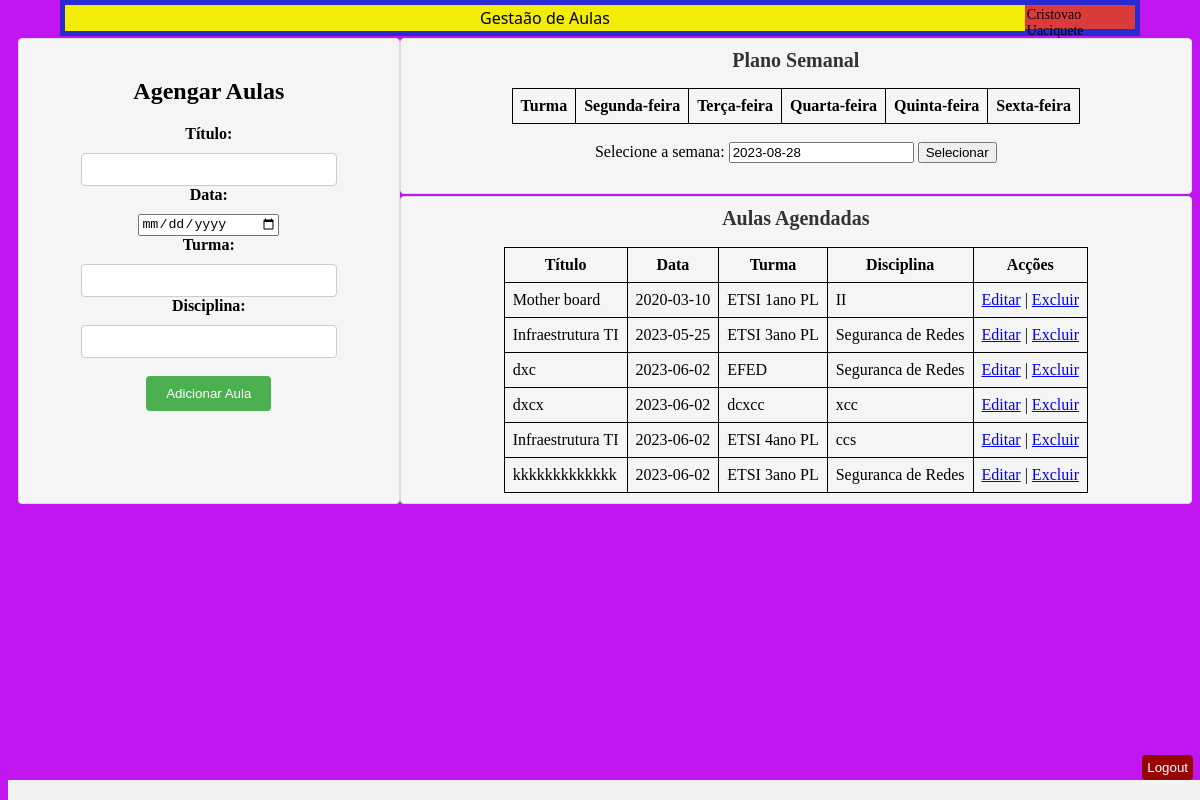
The page /index.php (signed in) on the database its author committed.
### tables this page shows
CREATE TABLE `aulas` (
  `aula_id` int NOT NULL AUTO_INCREMENT,
  `titulo` varchar(255) NOT NULL,
  `data` date NOT NULL,
  `turma` varchar(255) NOT NULL,
  `disciplina` varchar(255) NOT NULL,
  `id_professor` int NOT NULL,
  PRIMARY KEY (`aula_id`),
  KEY `fk_id_professor` (`id_professor`),
  CONSTRAINT `fk_id_professor` FOREIGN KEY (`id_professor`) REFERENCES `professor` (`id`)
);

### PHP/listar_aula.php (the view, shortened to what this page needs)
<?php
require_once 'conexao.php';
$id_professor = $_SESSION["id"];
$sql = "SELECT * FROM aulas WHERE id_professor = $id_professor";
$result = $conn->query($sql);
if ($result->num_rows > 0) {
    while ($row = $result->fetch_assoc()) {
        echo "<tr>";
        echo "<td>".$row["titulo"]."</td>";
        echo "<td>".$row["data"]."</td>";
        echo "<td>".$row["turma"]."</td>";
        echo "<td>".$row["disciplina"]."</td>";
        echo "<td><a href='PHP/editar_aula.php?aula_id=".$row["aula_id"]."'>Editar</a> | <a href='PHP/excluir_aula.php?aula_id=".$row["aula_id"]."'>Excluir</a></td>";
        echo "</tr>";
    }
} else {
    echo "<tr><td colspan='5'>Nenhuma aula encontrada.</td></tr>";
}
?>

### index.php (shortened to what this page needs)
<!DOCTYPE html>
<html>
<head>
    <link rel="stylesheet" type="text/css" href="CSS/style.css">
</head>
<body>
<div id="top-bar">
    <div id="gestao">
        <?php
             if (isset($_SESSION["logged_in"]) ) {echo "Gestaão de Aulas" ;}
        ?>
    </div>
    <div id="nome-professor">
        <?php
        if (isset($_SESSION['nome'])) {
            echo $_SESSION['nome'];
        }
        ?>
        </div>
</div>
    <div class="content">
    <div id="aulas-form">
        <h2>Agengar Aulas</h2>
        <form action="PHP/adicionar_aula.php" method="POST">
            <label for="titulo">Título:</label>
            <input type="text" id="titulo" name="titulo" required>
            <label for="data">Data:</label>
            <input type="date" id="data" name="data" required>
            <label for="turma">Turma:</label>
            <input type="text" id="turma" name="turma" required>
            <label for="disciplina">Disciplina:</label>
            <input type="text" id="disciplina" name="disciplina" required>
            <br><br>
            <input type="submit" name="submit" value="Adicionar Aula">
        </form>
    </div>
    <div class="cont" >
    <div id="aulas-list" >
        <h2>Plano Semanal</h2>
            <?php include 'PHP/aulas_semana.php';?>
    </div>
    <div id="aulas-list" >
        <h2>Aulas Agendadas</h2>
        <table>
            <tr>
                <th>Título</th>
                <th>Data</th>
                <th>Turma</th>
                <th>Disciplina</th>
                <th>Acções</th>
            </tr>
            <?php include 'PHP/listar_aula.php';?>
        </table>
    </div>
    </div>
    </div>
    <footer class="footer">
  <div class="container">
    <div class="logout-button">
      <form action="PHP/logout.php" method="POST">
        <input type="submit" value="Logout">
      </form>
    </div>
  </div>
</footer>
</body>

### PHP/aulas_semana.php (shortened to what this page needs)
<?php
$dias_semana = array('Segunda-feira', 'Terça-feira', 'Quarta-feira', 'Quinta-feira', 'Sexta-feira');
$semana_desejada = date('Y-m-d', strtotime('monday this week'));
echo "<table>";
echo "<tr>";
echo "<th>Turma</th>";
foreach ($dias_semana as $dia) {
    echo "<th>" . $dia . "</th>";
}
echo "</tr>";
echo "</table>";
?>
<link rel="stylesheet" href="//code.jquery.com/ui/1.12.1/themes/base/jquery-ui.css">
<form action="index.php" method="GET">
<br>
    <label for="semana">Selecione a semana:</label>
    <input type="text" id="semana" name="semana" value="<?php echo $semana_desejada; ?>" readonly>
    <input type="submit" value="Selecionar">
</form>

### CSS/style.css (style rules this page uses)
h1, h2 { text-align: center; }
form { text-align: center; margin-bottom: 20px; }
table { margin: 0 auto; border-collapse: collapse; }
table th, table td { padding: 8px; border: 1px solid black; }
body { height: 100%; min-height: 50%; background-color: rgb(194, 22, 241); }
.content { justify-content: center; overflow: auto; margin-top: 3%; bottom: 20px; display: flex; padding-left: 10px; padding-right: 10px; width: 100%; }
.cont { flex: 70%; overflow: scroll; padding-right: 10px; }
#top-bar { right: 5%; left: 5%; top: 0px; position: absolute; padding: 5px; display: flex; z-index: 9999; background-color: #2a2ad0; }
#nome-professor { height: 20px; flex: 10%; background-color: #dc3b3b; padding: 2px; font-size: 14px; }
#gestao { flex: 90%; background-color: #f3eb09; padding: 2px; text-align: center; font-family: 'Segoe UI', Tahoma, Geneva, Verdana, sans-serif; font-size: 16px; }
.footer { background-color: #f2f2f2; position: fixed; bottom: 0; width: 100%; padding: 10px; text-align: center; z-index: 9999; }
.logout-button { display: inline-block; }
.logout-button form { display: inline; }
.logout-button input[type="submit"] { background-color: #960404; color: white; border: none; padding: 5px; cursor: pointer; border-radius: 4px; }
.logout-button { position: absolute; bottom: 20px; right: 35px; }
#aulas-form { display: none; margin-top: 2px; padding: 20px; background-color: #f5f5f5; border: 1px solid #ddd; border-radius: 4px; flex: 30%; }
#aulas-form label, #editar-form label { display: block; margin-bottom: 10px; font-weight: bold; }
#aulas-form input[type="date"], #editar-form input[type="date"] { width: 40%; }
#aulas-form input[id="turma"], #editar-form input[id="turma"] { width: 70%; }
#aulas-form input[id="disciplina"], #editar-form input[id="disciplina"] { width: 70%; }
#aulas-form input[id="titulo"], #aulas-form input[id="titulo"] { width: 70%; }
#aulas-form input[type="text"], #aulas-form select, #editar-form input[type="text"], #editar-form select { padding: 8px; border: 1px solid #ccc; border-radius: 4px; }
#aulas-form input[type="submit"], #editar-form input[type="submit"] { background-color: #4CAF50; color: white; padding: 10px 20px; border: none; border-radius: 4px; cursor: pointer; }
#aulas-list { display: none; margin-top: 2px; padding: 10px; background-color: #f5f5f5; border: 1px solid #ddd; border-radius: 4px; }
#aulas-list h2 { margin-top: 0; font-size: 20px; font-weight: bold; color: #333; }

### index.php (style rules this page uses)
#aulas-list, #aulas-form { display:block; }

### rows shown on the page
aulas: titulo "Mother board", data "2020-03-10", turma "ETSI 1ano PL", disciplina "II"
aulas: titulo "Infraestrutura TI", data "2023-05-25", turma "ETSI 3ano PL", disciplina "Seguranca de Redes"
aulas: titulo "dxc", data "2023-06-02", turma "EFED", disciplina "Seguranca de Redes"
aulas: titulo "dxcx", data "2023-06-02", turma "dcxcc", disciplina "xcc"
aulas: titulo "Infraestrutura TI", data "2023-06-02", turma "ETSI 4ano PL", disciplina "ccs"
aulas: titulo "kkkkkkkkkkkkk", data "2023-06-02", turma "ETSI 3ano PL", disciplina "Seguranca de Redes"

### other values the page prints
$_SESSION['nome'] "Cristovao Uaciquete"
$dia "Segunda-feira"
$dia "Terça-feira"
$dia "Quarta-feira"
$dia "Quinta-feira"
$dia "Sexta-feira"
